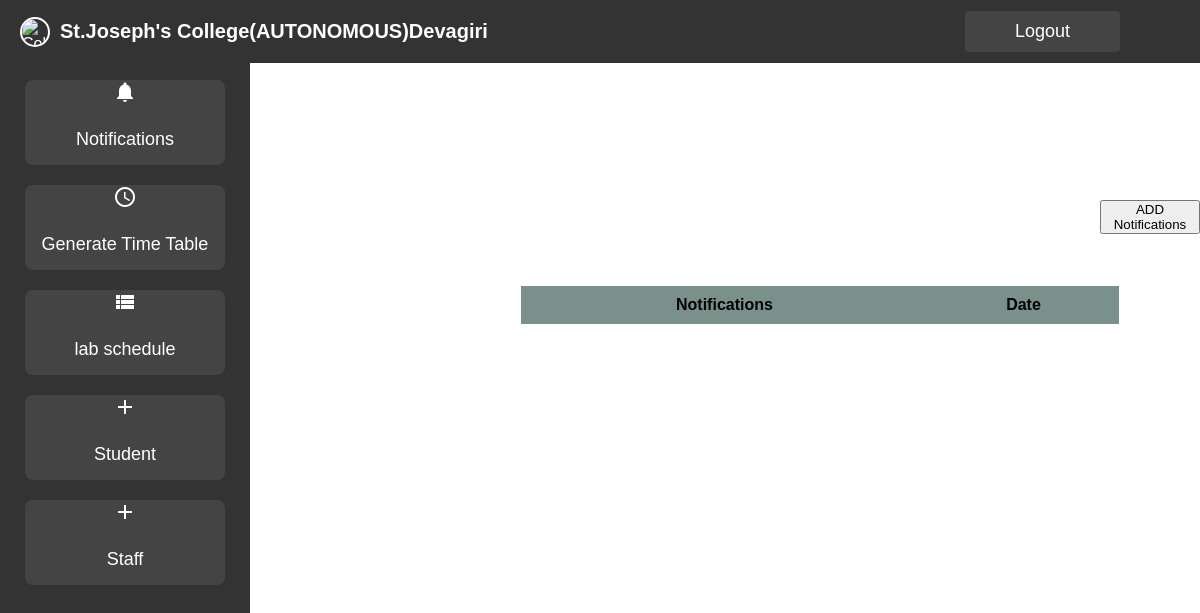
Page /viewnotifications/ on the earlier database version.
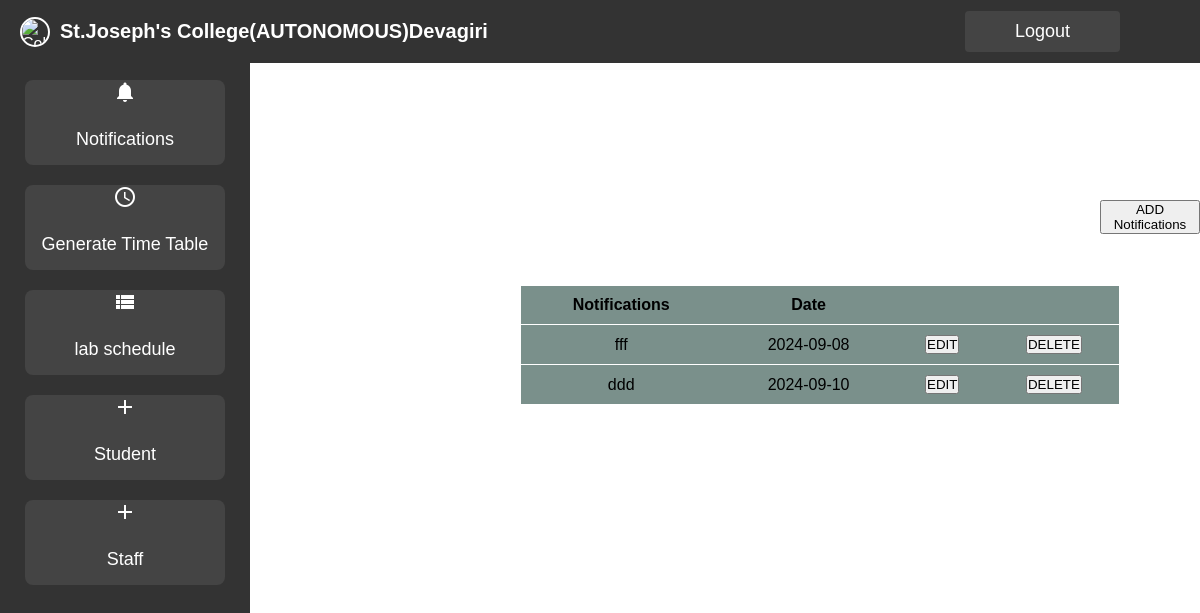
Same page on the later database version.
### administrator/models.py (models this page shows)
class notifications(models.Model):
    notification=models.CharField(max_length=200,null=True,blank=True)
    notificationdate=models.CharField(max_length=100,null=True,blank=True)

### loginapp/views.py (the view)
# urls.py: path('viewnotifications/',Viewnotifications.as_view(),name='viewnotifications'),
class Viewnotifications(View):
  def get(self,request):
    notificationobject=notifications.objects.all()
    return render(request,'admin/viewnotifications.html',{'notificationobject':notificationobject})

### templates/admin/viewnotifications.html (shortened to what this page needs)
{% extends 'admin/adminbase.html' %}
{%block body%}
  <div class="plusbutton">
    <a href="/Addnotifications/"><button type="button">ADD Notifications</button></a>
  </div>
    <div>
      <table id="table1">
        <tr>
            <th>Notifications</th>
            <th>Date</th>
            </tr>
            {% for i in notificationobject %}
            <tr>
                <td>{{i.notification}}</td>
                <td>{{i.notificationdate}}</td>
                <td><a href="/administrator/updatenotification/{{i.id}}"><button >EDIT</button></a></td>
                <td><a href="/administrator/Deletenotification/{{i.id}}/"><button >DELETE</button></a></td>
        </tr>
        {% endfor %}
    </table>
    </div>
{% endblock %}

### templates/admin/adminbase.html (shortened to what this page needs)
<!DOCTYPE html>
<html lang="en">
<head>
</head>
<body>
  <div class="navbar">
    <div class="logo">
      <img src="https://www.devagiricollege.org/uploads/btn/496704330_575023089.png" alt="CollegeLogo">
      <h1>St.Joseph's College(AUTONOMOUS)Devagiri</h1>
    </div>
    <a href="{% url 'logout' %}"><button class="logout" onclick="logout()">Logout</button></a>
  </div>
  <div class="sidebar">
    <div class="menu-item" id="notificationBtn">
      <i class="material-icons icon">notifications</i>
      <a href="/viewnotifications/">Notifications</a>
    </div>
    <div class="menu-item" id="timeTableBtn">
      <i class="material-icons icon">schedule</i>
      <a href="/administrator/Generate/"> Generate Time Table</a>
    </div>
    <div class="menu-item" id="viewBookingBtn">
      <i class="material-icons icon">view_list</i>
      <a href="#">lab schedule</a>
    </div>
    <div class="menu-item" id="addSlotBtn">
      <i class="material-icons icon">add</i>
      <a href="/viewstudent/">Student</a>
    </div>
    <div class="menu-item" id="addSemesterBtn">
      <i class="material-icons icon">add</i>
      <a href="/viewstaff/">Staff</a>
    </div>
  </div>
  <div class="r">
    {% block body %}
    {% endblock %}
  </div>
</body>
</html>

### templates/admin/adminbase.html (style rules this page uses)
* { font-family: Arial, sans-serif; margin: 0; padding: 0; box-sizing: border-box; }
body { background: url("D:\ssk.png") no-repeat; background-size: cover; }
.navbar { display: flex; justify-content: space-between; align-items: center; background-color: #333; color: white; padding: 10px 20px; position: fixed; top: 0; width: 100%; }
.navbar .logo { display: flex; align-items: center; height: auto; }
.navbar .logo img { height: 30px; width: 30px; border-radius: 50%; border: 2px solid white; object-fit: cover; }
.navbar .logo h1 { margin: 10px; font-size: 20px; }
.navbar .logout { font-size: 18px; cursor: pointer; color: white; background-color: #444; border: none; padding: 10px 50px; margin-right: 60px; border-radius: 4px; transition: background-color 0.3s; }
.sidebar { height: calc(100vh - 50px); width: 250px; background-color: #333; position: fixed; top: 50px; padding-top: 20px; color: white; display: flex; flex-direction: column; align-items: center; overflow: auto; }
.sidebar .menu-item { width: 80%; background-color: #444; margin: 10px 0; border-radius: 8px; overflow: hidden; transition: background-color 0.3s; text-align: center; }
.sidebar a { text-decoration: none; color: white; display: block; padding: 15px; font-size: 18px; }
.sidebar .icon { display: block; margin-bottom: 10px; font-size: 24px; }
.r { margin-top: 200px; }

### templates/admin/viewnotifications.html (style rules this page uses)
#table1 { width: 50%; border-collapse: collapse; background-color: rgba(4, 46, 37, 0.53); border:1px solid black; margin-left: 520px; }
th,td { padding: 10px; text-align: center; }
tr { border:1px solid white; }
* { font-family: Arial, sans-serif; margin: 0; padding: 0; box-sizing: border-box; }
.plusbutton { margin-left: 1100px; border-radius: 5px; color: black; text-align: center; font-size: 25px; margin-bottom: 50px; }

Differences in the rows shown:
added notifications: notification "fff", notificationdate "2024-09-08"
added notifications: notification "ddd", notificationdate "2024-09-10"
